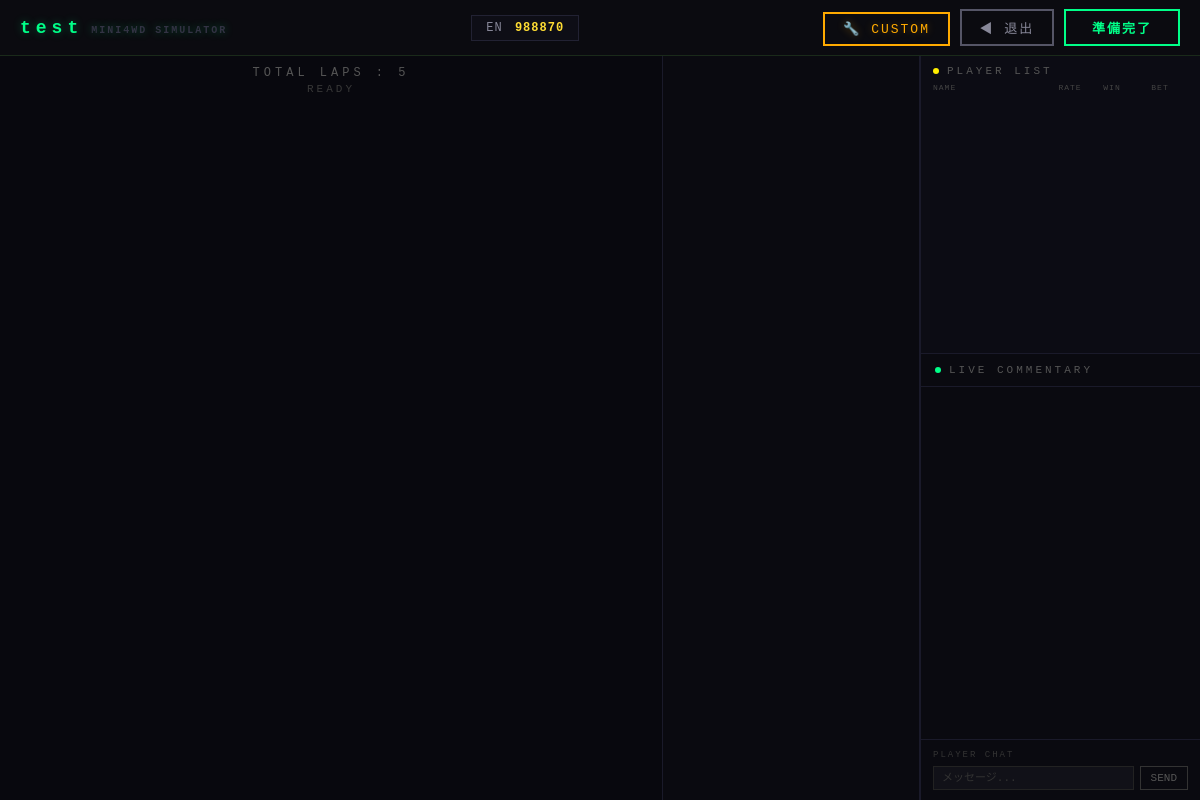
Page /game/race/3703fd2eb35b47499ba1feef4192bbe5/ (signed in) on the earlier database version.
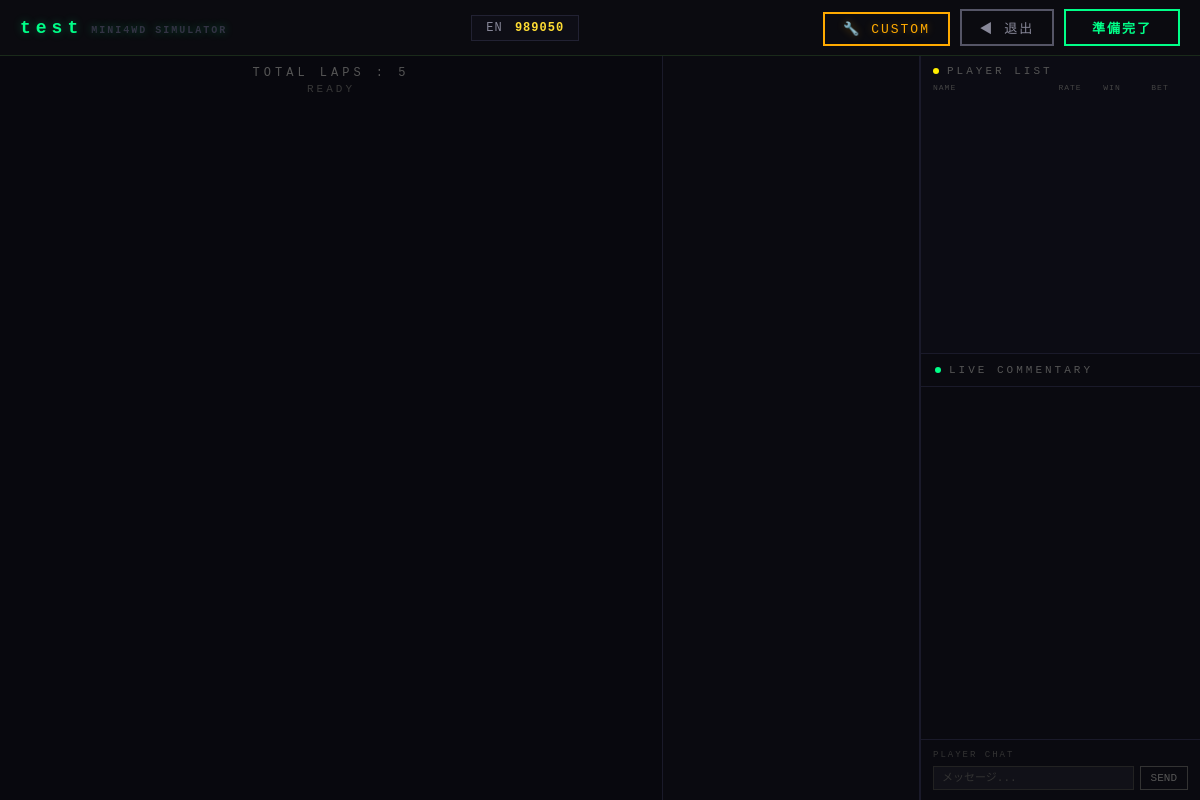
Same page on the later database version.
### rooms/models/room_model.py (models this page shows, shortened)
class Room(models.Model):
    STATUS_WAITING = "WAITING"
    STATUS_RACING = "RACING"
    STATUS_CHOICES = [
        (STATUS_WAITING, "待機中"),
        (STATUS_RACING, "レース中"),
    ]
    room_id = models.CharField(max_length=36, primary_key=True, default=generate_room_id, editable=False)
    host_user = models.ForeignKey(
        settings.AUTH_USER_MODEL,
        on_delete=models.SET_NULL,
        null=True,
        related_name="hosted_rooms",
        verbose_name="ホストユーザー",
    )
    room_name = models.CharField(max_length=64)
    is_public = models.BooleanField(default=True)
    password = models.CharField(max_length=64, null=True, blank=True, help_text="パス付き部屋用（null許容）")
    status = models.CharField(max_length=10, choices=STATUS_CHOICES, default=STATUS_WAITING)
    created_at = models.DateTimeField(auto_now_add=True)
    bot_list = models.JSONField(default=list, blank=True, help_text='現在のBotリスト（例: ["Bot1","Bot2"]）')
    current_race_setup = models.JSONField(
        null=True, blank=True,
        help_text="race_consumer.send_race_setup()が生成した race_seed/car_configs/参加者対応表",
    )
    class Meta:
        db_table = "room"
        verbose_name = "部屋"
        verbose_name_plural = "部屋"
    @property
    def has_password(self):
        return bool(self.password)

### accounts/models/user_model.py (models this page shows, shortened)
class User(AbstractBaseUser, PermissionsMixin):
    user_id = models.BigAutoField(primary_key=True)
    name = models.CharField(
        max_length=32,
        unique=True,
        validators=[validate_halfwidth_name],
        help_text="半角英数字のみ、32字以下",
    )
    car = models.ForeignKey(
        "garage.Car",
        null=True,
        blank=True,
        on_delete=models.SET_NULL,
        related_name="equipped_by_users",
        verbose_name="現在装備中の車体",
    )
    achievement = models.ForeignKey(
        "accounts.Achievement",
        null=True,
        blank=True,
        on_delete=models.SET_NULL,
        related_name="featured_by_users",
        verbose_name="表示中の実績",
    )
    rate = models.IntegerField(default=1500, verbose_name="レート")
    en = models.BigIntegerField(default=0, verbose_name="ゲーム内通貨")
    tickets = models.IntegerField(default=0, verbose_name="購入チケット数")
    last_login_at = models.DateTimeField(
        null=True,
        blank=True,
        verbose_name="最終ログイン日時（ログインボーナス判定用）",
    )
    is_active = models.BooleanField(default=True)
    is_staff = models.BooleanField(default=False)
    date_joined = models.DateTimeField(auto_now_add=True)
    objects = UserManager()
    USERNAME_FIELD = "name"
    REQUIRED_FIELDS = []
    class Meta:
        db_table = "user"
        verbose_name = "ユーザー"
        verbose_name_plural = "ユーザー"

### game/views/race_view.py (the view)
# urls.py: path("race/<str:room_id>/", race_view, name="race"),
@login_required
def race_view(request, room_id):
    try:
        room = Room.objects.get(room_id=room_id)
    except Room.DoesNotExist:
        raise Http404("部屋が見つかりません。")
    is_host = (room.host_user_id == request.user.user_id)
    need_password = False
    if room.has_password and not is_host:
        supplied = request.GET.get("password", "")
        if supplied != room.password:
            need_password = True
    context = {
        "room": room,
        "room_id": room_id,
        "need_password": need_password,
        "is_host_json": json.dumps(is_host),
        "my_user_id_json": json.dumps(request.user.user_id),
        "my_user_name_json": json.dumps(request.user.name),
    }
    return render(request, "game/race.html", context)

### game/templates/game/race.html (shortened to what this page needs)
{% load static %}
<!DOCTYPE html>
<html lang="ja">
<head>
    <link rel="stylesheet" href="{% static 'game/style.css' %}">
</head>
<body class="race">
{% if need_password %}
    <div id="racePasswordGate">
        <div id="racePasswordCard">
            <h2>🔒 パスワードが必要です</h2>
            <form method="get">
                <input type="password" name="password" placeholder="部屋のパスワード" autofocus>
                <button type="submit" class="btn" style="width:100%;">入室する</button>
            </form>
        </div>
    </div>
{% else %}
    <div id="header">
        <div id="title">{{ room.room_name }}<small>MINI4WD SIMULATOR</small></div>
        <div id="roomInfoBar">
            <span class="info-chip">EN <b id="myEnValue">{{ request.user.en }}</b></span>
        </div>
        <div id="controls">
            <button id="boardBtn">🔧 CUSTOM</button>
            <button id="leaveBtn">◀ 退出</button>
            <button id="startBtn">準備完了</button>
        </div>
    </div>
    <div id="main-layout">
        <div id="canvas-container">
            <canvas id="threeCanvas"></canvas>
            <div id="center-hud">
                <div id="lap-counter">TOTAL LAPS : 5</div>
                <div id="race-status">READY</div>
            </div>
            <div id="zoom-flash"></div>
        </div>
        <div id="hud-rankings"></div>
        <div id="commentary-panel">
            <div id="player-list-panel">
                <div id="player-list-header">
                    <div class="dot"></div>
                    PLAYER LIST
                </div>
                <div class="player-col-header">
                    <span>NAME</span><span>RATE</span><span>WIN</span><span>BET</span>
                </div>
                <div id="player-list-body"></div>
            </div>
            <div id="commentary-wrap">
                <div id="commentary-header">
                    <div class="dot"></div>
                    LIVE COMMENTARY
                </div>
                <div id="commentary-feed"></div>
                <div id="chat-area">
                    <div id="chat-label">PLAYER CHAT</div>
                    <div id="chat-input-row">
                        <input type="text" id="chat-input" placeholder="メッセージ..." maxlength="60" />
                        <button id="chat-send">SEND</button>
                    </div>
                </div>
            </div>
        </div>
    </div>
{% endif %}
</body>
</html>

Differences in the rows shown:
changed User: user.en "988870" → "989050"
